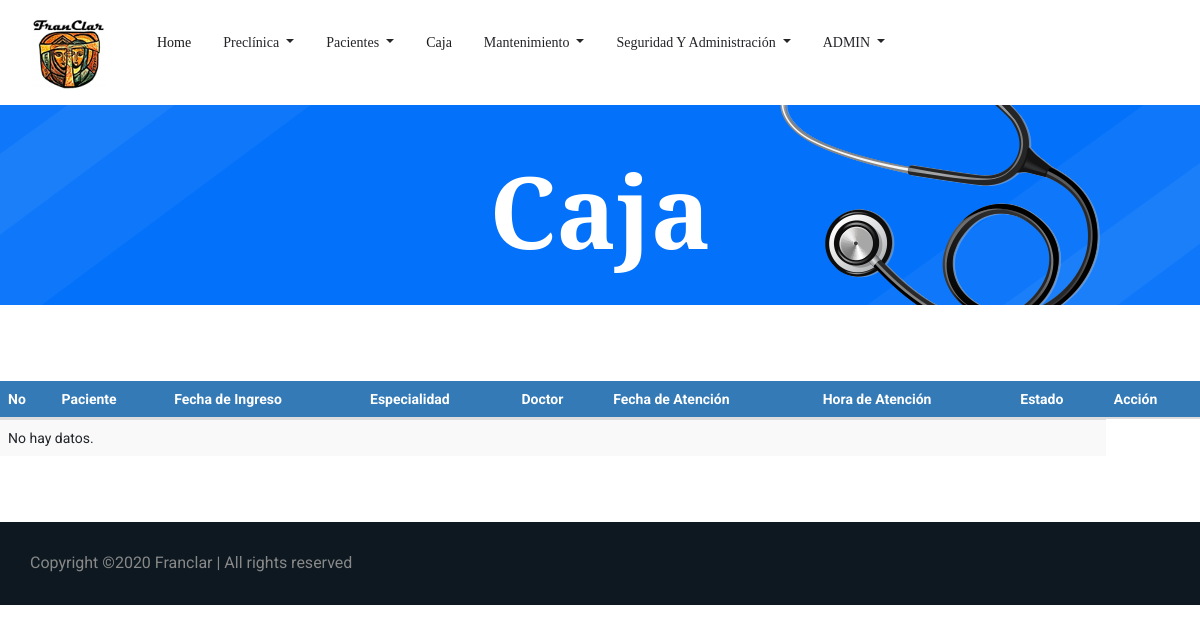
The page /Caja.php (signed in) on the database as committed earlier.
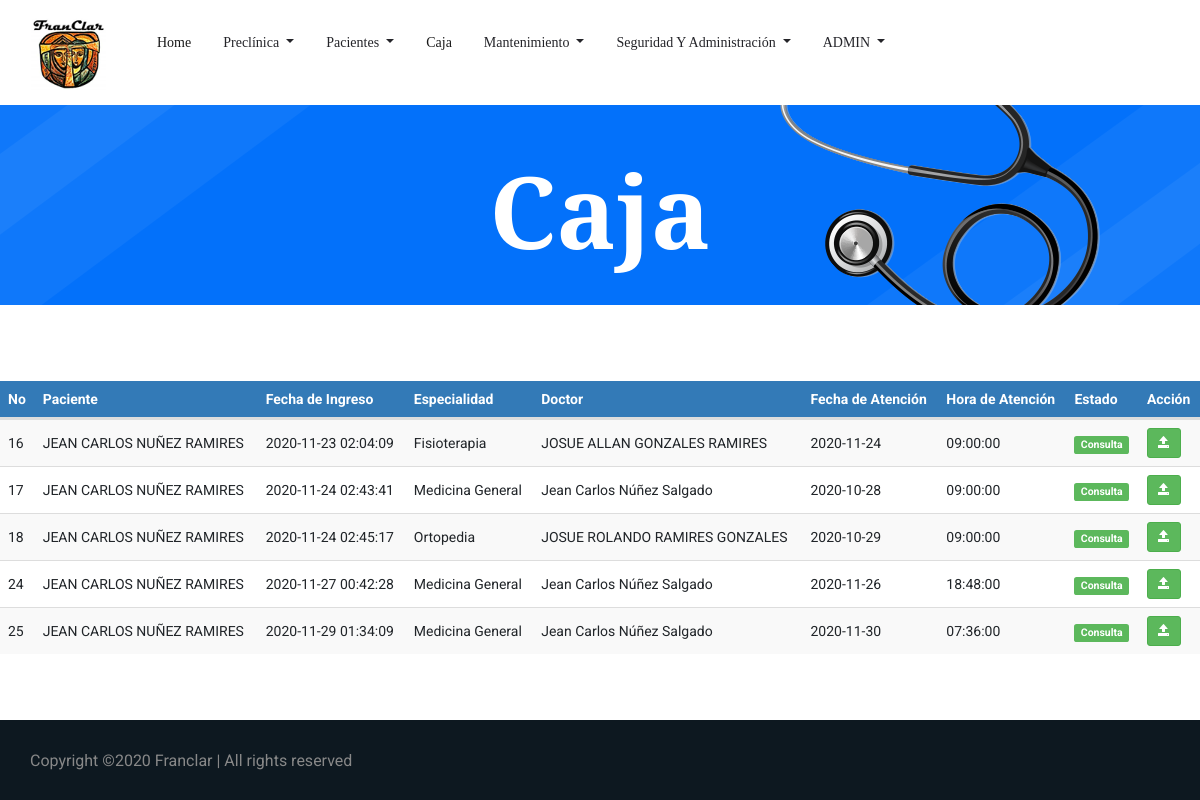
The same page on the database as committed later.
### tables this page shows
CREATE TABLE `tbl_citas` (
  `ID_Cita` bigint(3) NOT NULL,
  `ID_Paciente` int(3) NOT NULL,
  `ID_Usuario` bigint(3) NOT NULL,
  `ID_Empleado` int(3) NOT NULL,
  `ID_Especialidad` int(3) NOT NULL,
  `ID_Estado` int(3) NOT NULL,
  `Fec_Creacion` timestamp NOT NULL DEFAULT current_timestamp(),
  `Fec_Atencion` date NOT NULL,
  `Hora_Atencion` time NOT NULL,
  `Precio` int(5) NOT NULL,
  `Usuario_crea` bigint(3) DEFAULT NULL,
  `Fec_crea` date DEFAULT NULL,
  `Usuario_modif` bigint(3) DEFAULT NULL,
  `Fec_modif` date DEFAULT NULL
);

CREATE TABLE `tbl_pacientes` (
  `ID_Paciente` int(3) NOT NULL,
  `cedula` varchar(13) NOT NULL,
  `ID_Sexo` int(1) NOT NULL,
  `ID_Est_Civil` int(3) NOT NULL,
  `ID_Tipo_Sangre` int(3) NOT NULL,
  `ID_Religion` int(3) NOT NULL,
  `ID_TipoPaciente` int(3) NOT NULL,
  `Nom_Paciente` varchar(255) NOT NULL,
  `Fec_Nacimiento` date NOT NULL,
  `Edad` int(3) NOT NULL,
  `Dir_Paciente` varchar(255) NOT NULL,
  `Tel_Paciente` int(8) NOT NULL,
  `Cel_Paciente` int(8) NOT NULL,
  `Email` varchar(50) NOT NULL,
  `Contacto_Emergencia` varchar(40) NOT NULL,
  `ID_Parentesco` int(3) NOT NULL,
  `Tel_Emergencia` int(8) NOT NULL,
  `Cel_Emergencia` int(8) NOT NULL,
  `Antecedentes_Personales` varchar(500) DEFAULT NULL,
  `Antecedentes_Hospitalarios` varchar(500) DEFAULT NULL,
  `Antecedentes_Alergicos` varchar(500) DEFAULT NULL,
  `Antecedentes_Familiares` varchar(500) DEFAULT NULL,
  `Habitos` varchar(500) DEFAULT NULL,
  `Usuario_crea` bigint(3) DEFAULT NULL,
  `Fec_crea` date DEFAULT NULL,
  `Usuario_modif` bigint(3) DEFAULT NULL,
  `Fec_modif` date DEFAULT NULL
);

CREATE TABLE `tbl_especialidad` (
  `ID_especialidad` int(3) NOT NULL,
  `Descripcion_espec` varchar(30) NOT NULL,
  `Precio` int(5) NOT NULL
);

CREATE TABLE `tbl_empleado` (
  `ID_Empleado` int(3) NOT NULL,
  `Nom_Empleado` varchar(50) NOT NULL,
  `ID_Sexo` int(1) NOT NULL,
  `ID_Est_Civil` int(3) NOT NULL,
  `ID_Cargo` int(3) NOT NULL,
  `ID_Especialidad` int(3) NOT NULL,
  `Cedula` varchar(13) NOT NULL,
  `Fec_Nacimiento` date NOT NULL,
  `Dir_Empleado` varchar(255) NOT NULL,
  `Tel_Empleado` int(8) NOT NULL,
  `Cel_Empleado` int(8) NOT NULL,
  `Salario` int(6) NOT NULL,
  `Usuario_crea` bigint(3) DEFAULT NULL,
  `Fec_crea` date DEFAULT NULL,
  `Usuario_modif` bigint(3) DEFAULT NULL,
  `Fec_modif` date DEFAULT NULL
);

CREATE TABLE `tbl_estado_cita` (
  `ID_Estado` int(3) NOT NULL,
  `Descripcion_est_cita` varchar(10) NOT NULL
);

### Caja.php (the view, shortened to what this page needs)
<!doctype html>
<html lang="es">
<?php
include 'head.php'
?>
<body>
    <?php
    include 'header.php'
    ?>
    <section class="breadcrumb_part breadcrumb_bg">
        <div class="container">
            <div class="row">
                <div class="col-lg-12">
                    <div class="breadcrumb_iner">
                        <div class="breadcrumb_iner_item">
                            <h2>Caja</h2>
                        </div>
                    </div>
                </div>
            </div>
        </div>
    </section>
    <br>
     <br>
     <br>
    <div class="table-responsive">
			<table id="datatableUsuarios" class="table table-striped table-hover" cellspacing="0" width="100%">
            	<thead>
				<tr>
					<th>No</th>
					<th>Paciente</th>
					<th>Fecha de Ingreso</th>
					<th>Especialidad</th>
                    <th>Doctor</th>
                    <th>Fecha de Atención</th>
                    <th>Hora de Atención</th>
                    <th>Estado</th>
				    <th>Acción</th>
				</tr>
				</thead>
				<tbody>
				<?php
				$sql = mysqli_query($con, "SELECT tbl_citas.ID_Cita,
				tbl_pacientes.Nom_Paciente,
				tbl_citas.Fec_Creacion,
				tbl_especialidad.Descripcion_espec,
				tbl_empleado.Nom_Empleado,
				tbl_citas.Fec_Atencion,
				tbl_citas.Hora_Atencion,
				tbl_estado_cita.Descripcion_est_cita FROM tbl_citas
				INNER JOIN tbl_pacientes on tbl_citas.ID_Paciente = tbl_pacientes.ID_Paciente
				INNER JOIN tbl_especialidad on tbl_citas.ID_Especialidad = tbl_especialidad.ID_Especialidad
				INNER JOIN tbl_empleado on tbl_citas.ID_Empleado = tbl_empleado.ID_Empleado
				INNER JOIN tbl_estado_cita on tbl_citas.ID_Estado = tbl_estado_cita.ID_Estado WHERE tbl_estado_cita.ID_Estado = 3");
				if(mysqli_num_rows($sql) == 0){
					echo '<tr><td colspan="8">No hay datos.</td></tr>';
				}else{
					while($row = mysqli_fetch_assoc($sql)){
						echo '
						<tr>
						<td>'.$row['ID_Cita'].'</td>
						<td>'.$row['Nom_Paciente'].'</td>
						<td>'.$row['Fec_Creacion'].'</td>
						<td>'.$row['Descripcion_espec'].'</td>
						<td>'.$row['Nom_Empleado'].'</td>
						<td>'.$row['Fec_Atencion'].'</td>
						<td>'.$row['Hora_Atencion'].'</td>
						<td><span class="label label-success">'.$row['Descripcion_est_cita'].'</span></td>
						<td>
                            <a href="factura.php?nik='.$row['ID_Cita'].'" title="Realizar Consulta" class="btn btn-success btn-sm"><span class="glyphicon glyphicon-open" aria-hidden="true"></span></a>
						</td>
						</tr>
						';
					}
				}
				?>
			</table>
		 </div>
         <br>
     <br>
     <br>
    <?php
        include 'Copyright.php'
    ?>
</body>
</html>

Rows that differ between the two databases and show on the page:
now on this page (row edited): tbl_citas: ID_Cita "16", ID_Paciente.Nom_Paciente "JEAN CARLOS NUÑEZ RAMIRES", Fec_Creacion "2020-11-23 02:04:09", ID_Especialidad.Descripcion_espec "Fisioterapia", ID_Empleado.Nom_Empleado "JOSUE ALLAN GONZALES RAMIRES", Fec_Atencion "2020-11-24", Hora_Atencion "09:00:00", ID_Estado.Descripcion_est_cita "Consulta"
added tbl_citas: ID_Cita "17", ID_Paciente.Nom_Paciente "JEAN CARLOS NUÑEZ RAMIRES", Fec_Creacion "2020-11-24 02:43:41", ID_Especialidad.Descripcion_espec "Medicina General", ID_Empleado.Nom_Empleado "Jean Carlos Núñez Salgado", Fec_Atencion "2020-10-28", Hora_Atencion "09:00:00", ID_Estado.Descripcion_est_cita "Consulta"
added tbl_citas: ID_Cita "18", ID_Paciente.Nom_Paciente "JEAN CARLOS NUÑEZ RAMIRES", Fec_Creacion "2020-11-24 02:45:17", ID_Especialidad.Descripcion_espec "Ortopedia", ID_Empleado.Nom_Empleado "JOSUE ROLANDO RAMIRES GONZALES", Fec_Atencion "2020-10-29", Hora_Atencion "09:00:00", ID_Estado.Descripcion_est_cita "Consulta"
added tbl_citas: ID_Cita "24", ID_Paciente.Nom_Paciente "JEAN CARLOS NUÑEZ RAMIRES", Fec_Creacion "2020-11-27 00:42:28", ID_Especialidad.Descripcion_espec "Medicina General", ID_Empleado.Nom_Empleado "Jean Carlos Núñez Salgado", Fec_Atencion "2020-11-26", Hora_Atencion "18:48:00", ID_Estado.Descripcion_est_cita "Consulta"
added tbl_citas: ID_Cita "25", ID_Paciente.Nom_Paciente "JEAN CARLOS NUÑEZ RAMIRES", Fec_Creacion "2020-11-29 01:34:09", ID_Especialidad.Descripcion_espec "Medicina General", ID_Empleado.Nom_Empleado "Jean Carlos Núñez Salgado", Fec_Atencion "2020-11-30", Hora_Atencion "07:36:00", ID_Estado.Descripcion_est_cita "Consulta"
Other text that changed with them:
text no longer shown: "No hay datos."
